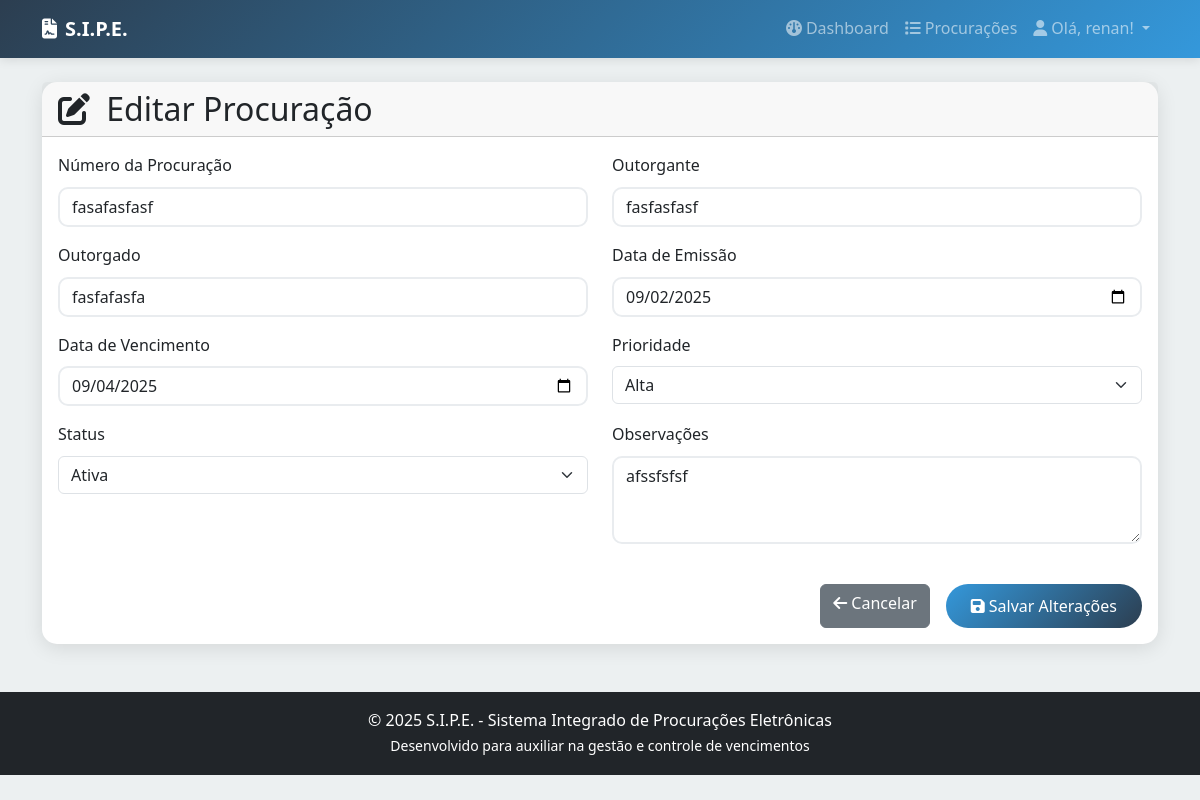
The app's page /procuracao/editar/3/ (signed in), older data.
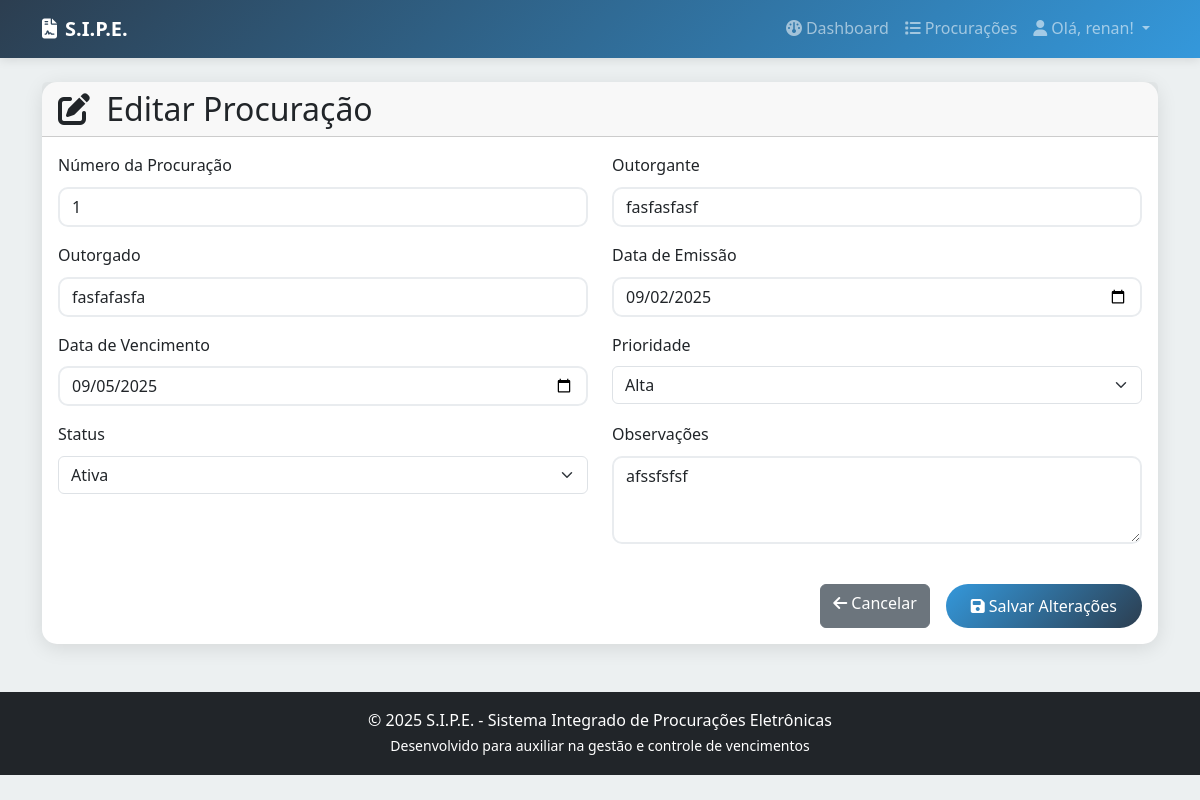
The same page, newer data.
### procuracoes/models.py (models this page shows, shortened)
class Procuracao(models.Model):
    usuario = models.ForeignKey(User, on_delete=models.CASCADE)
    numero = models.CharField(max_length=100, verbose_name='Número da Procuração', unique=True, default='')
    tipo = models.CharField(
        max_length=50,
        choices=TIPO_PROCURACAO_CHOICES,
        default='AD_JUDICIA',
        verbose_name='Tipo de Procuração'
    )
    outorgante = models.CharField(max_length=200, verbose_name='Outorgante')
    outorgado = models.CharField(max_length=200, verbose_name='Outorgado')
    data_emissao = models.DateField(verbose_name='Data de Emissão')
    data_vencimento = models.DateField(verbose_name='Data de Vencimento')
    prioridade = models.CharField(max_length=10, choices=PRIORIDADE_CHOICES, default='medium', verbose_name='Prioridade')
    status = models.CharField(max_length=10, choices=STATUS_CHOICES, default='active', verbose_name='Status')
    observacoes = models.TextField(blank=True, null=True, verbose_name='Observações')
    class Meta:
        verbose_name = 'Procuração'
        verbose_name_plural = 'Procurações'

### procuracoes/views.py (the view)
# urls.py: path('procuracao/editar/<int:pk>/', views.editar_procuracao, name='editar_procuracao'),
@login_required
def editar_procuracao(request, pk):
    procuracao = get_object_or_404(Procuracao, pk=pk, usuario=request.user)
    if request.method == 'POST':
        form = ProcuracaoForm(request.POST, instance=procuracao)
        if form.is_valid():
            form.save()
            return redirect('home')
    else:
        form = ProcuracaoForm(instance=procuracao)
    return render(request, 'procuracoes/editar_procuracao.html', {'form': form, 'procuracao': procuracao})

### procuracoes/templates/procuracoes/editar_procuracao.html (shortened to what this page needs)
{% extends 'base.html' %}
{% load static %}
{% block content %}
    <div class="card mb-4">
        <div class="card-header">
            <h2 class="mb-0">
                <i class="fas fa-edit me-2"></i>
                Editar Procuração
            </h2>
        </div>
        <div class="card-body">
            <form method="post">
                <div class="row">
                    {% for field in form %}
                        <div class="col-md-6 mb-3">
                            <label for="{{ field.id_for_label }}" class="form-label">{{ field.label }}</label>
                            {% if field.name in "data_emissao data_vencimento" %}
                                <input type="date" name="{{ field.name }}" class="form-control" id="{{ field.id_for_label }}" value="{{ field.value|default_if_none:'' }}">
                            {% else %}
                                {{ field }}
                            {% endif %}
                        </div>
                    {% endfor %}
                </div>
                <div class="d-grid gap-2 d-md-flex justify-content-md-end mt-4">
                    <a href="{% url 'home' %}" class="btn btn-secondary me-md-2">
                        <i class="fas fa-arrow-left me-1"></i>Cancelar
                    </a>
                    <button type="submit" class="btn btn-primary">
                        <i class="fas fa-save me-1"></i>Salvar Alterações
                    </button>
                </div>
            </form>
        </div>
    </div>
{% endblock %}

Row changes from the older to the newer data that the page shows:
changed Procuracao "fasfasfasf": numero "fasafasfasf" → "1"
Text that changed along with them:
form field data_vencimento: "09/04/2025" → "09/05/2025"
